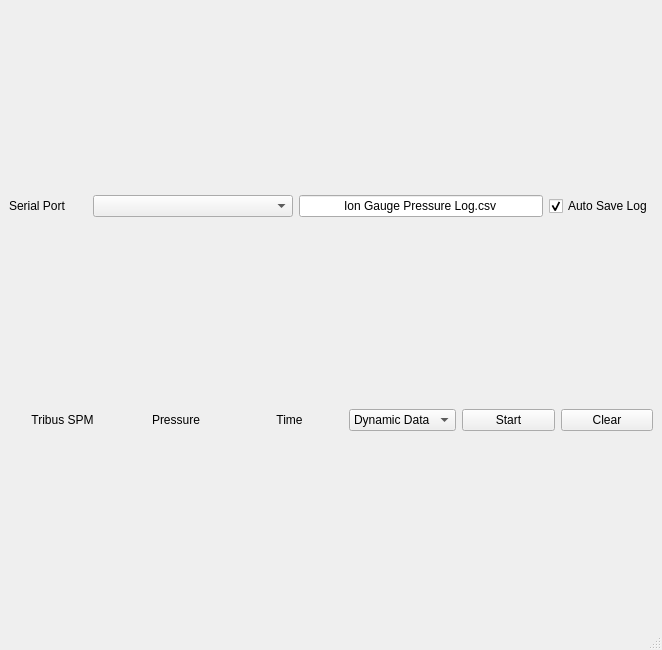
<?xml version="1.0" encoding="UTF-8"?>
<ui version="4.0">
 <class>MainWindow</class>
 <widget class="QMainWindow" name="MainWindow">
  <property name="geometry">
   <rect>
    <x>0</x>
    <y>0</y>
    <width>662</width>
    <height>650</height>
   </rect>
  </property>
  <property name="windowTitle">
   <string>MainWindow</string>
  </property>
  <widget class="QWidget" name="centralwidget">
   <layout class="QVBoxLayout" name="verticalLayout_2" stretch="5,5,100">
    <item>
     <layout class="QHBoxLayout" name="horizontalLayout_3" stretch="8,10">
      <item>
       <layout class="QHBoxLayout" name="horizontalLayout_2">
        <item>
         <widget class="QLabel" name="label_serialport">
          <property name="maximumSize">
           <size>
            <width>78</width>
            <height>16777215</height>
           </size>
          </property>
          <property name="font">
           <font>
            <family>Helvetica</family>
           </font>
          </property>
          <property name="text">
           <string>Serial Port</string>
          </property>
         </widget>
        </item>
        <item>
         <widget class="QComboBox" name="port_list"/>
        </item>
       </layout>
      </item>
      <item>
       <layout class="QHBoxLayout" name="horizontalLayout_5">
        <item>
         <widget class="QLineEdit" name="lineEdit_savepath">
          <property name="font">
           <font>
            <family>Helvetica</family>
           </font>
          </property>
          <property name="text">
           <string>Ion Gauge Pressure Log.csv</string>
          </property>
          <property name="alignment">
           <set>Qt::AlignCenter</set>
          </property>
         </widget>
        </item>
        <item>
         <widget class="QCheckBox" name="AutoSaveLog">
          <property name="font">
           <font>
            <family>Helvetica</family>
           </font>
          </property>
          <property name="text">
           <string>Auto Save Log</string>
          </property>
          <property name="checked">
           <bool>true</bool>
          </property>
         </widget>
        </item>
       </layout>
      </item>
     </layout>
    </item>
    <item>
     <layout class="QHBoxLayout" name="horizontalLayout_6" stretch="70,30">
      <item>
       <layout class="QHBoxLayout" name="horizontalLayout_4">
        <item>
         <widget class="QLabel" name="label">
          <property name="text">
           <string>Tribus SPM</string>
          </property>
          <property name="alignment">
           <set>Qt::AlignCenter</set>
          </property>
         </widget>
        </item>
        <item>
         <widget class="QLabel" name="label_pressure">
          <property name="text">
           <string>Pressure</string>
          </property>
          <property name="alignment">
           <set>Qt::AlignCenter</set>
          </property>
         </widget>
        </item>
        <item>
         <widget class="QLabel" name="label_time">
          <property name="text">
           <string>Time</string>
          </property>
          <property name="alignment">
           <set>Qt::AlignCenter</set>
          </property>
         </widget>
        </item>
        <item>
         <widget class="QComboBox" name="comboBox_dynamic_or_log">
          <property name="layoutDirection">
           <enum>Qt::LeftToRight</enum>
          </property>
          <item>
           <property name="text">
            <string>Dynamic Data</string>
           </property>
          </item>
          <item>
           <property name="text">
            <string>Log Data</string>
           </property>
          </item>
         </widget>
        </item>
       </layout>
      </item>
      <item>
       <layout class="QHBoxLayout" name="horizontalLayout">
        <item>
         <widget class="QPushButton" name="pushButton_start">
          <property name="font">
           <font>
            <family>Helvetica</family>
           </font>
          </property>
          <property name="text">
           <string>Start</string>
          </property>
         </widget>
        </item>
        <item>
         <widget class="QPushButton" name="pushButton_clear">
          <property name="font">
           <font>
            <family>Helvetica</family>
           </font>
          </property>
          <property name="text">
           <string>Clear</string>
          </property>
         </widget>
        </item>
       </layout>
      </item>
     </layout>
    </item>
    <item>
     <layout class="QVBoxLayout" name="verticalLayout_mpl"/>
    </item>
   </layout>
  </widget>
  <widget class="QStatusBar" name="statusbar"/>
 </widget>
 <resources/>
 <connections/>
</ui>
